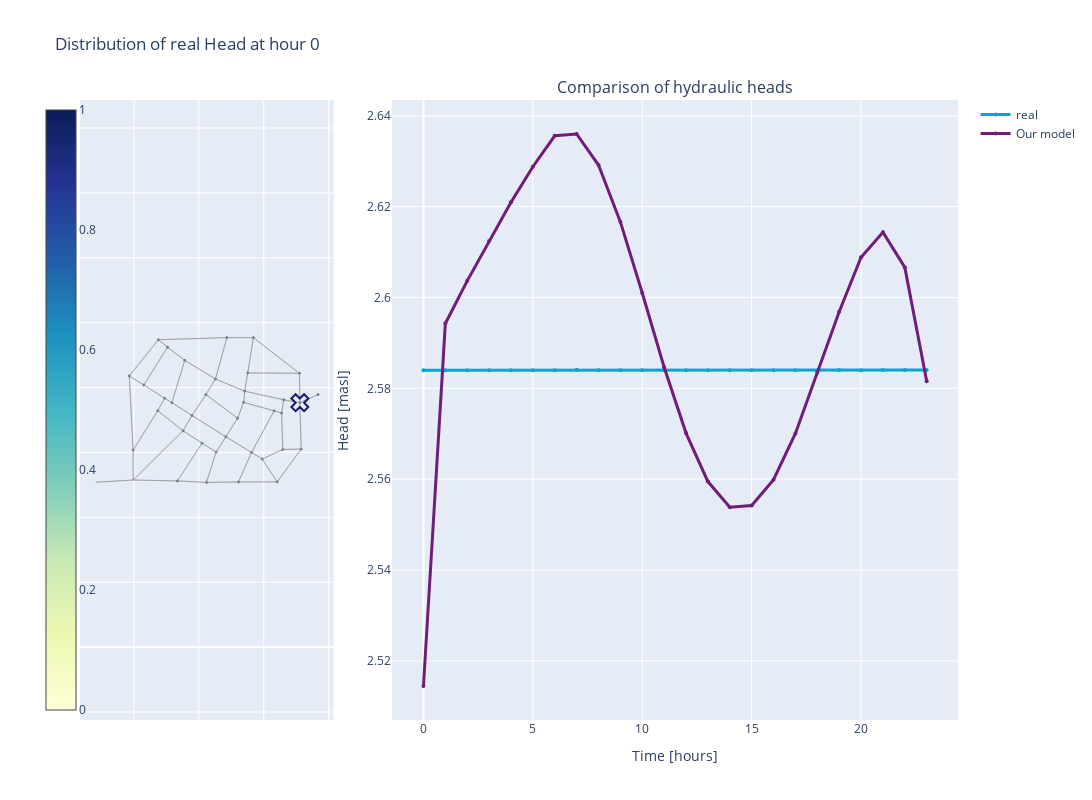

Source (notebook cell):
### Code cell
from utils.Dashboard import Dashboard
from IPython.display import display

_,_,_, pred, real, time = testing(model, val_loader)
pred = pred.reshape(-1,n_nodes)
real = real.reshape(-1,n_nodes)

# Array below is created to ensure proper indexing of the nodes when displaying
type_array = (val_database[0].node_type == 0) | (val_database[0].node_type == 2)
d = Dashboard(pd.DataFrame(real[0:24, :]),pd.DataFrame(pred[0:24, :]),to_networkx(val_dataset[0],node_attrs=['pos', 'ID']),type_array)
f = d.display_results()

for i in [0, 1, 7, 36]:
	plt.plot(real[0:24, i], label="Real")
	plt.plot(pred[0:24, i], label="Predicted")
	plt.ylabel('Head')
	plt.xlabel('Timestep')
	plt.legend()
	# wandb.log({f'Node {i}': wandb.Image(plt)})
	plt.close()

# Create a table

# Add Plotly figure as HTML file into Table
# table = wandb.Table(columns = ["Figure" + str(i)])
# with open('./my_HTML_' + str(i) + '.html', 'r', encoding='utf-8') as file:
# 	html_content = file.read()
# table.add_data(wandb.Html(html_content))
display(f)
# wandb.finish()

### Figure 1 — Plotly figure (JSON) as saved in the notebook; plotly's stock layout.template omitted (floating-point values rounded to 4 significant figures; data arrays with more than 128 entries replaced by an {"elided": "..."} marker saying what was removed)
{"data": [{"hovertemplate": "%{text}", "marker": {"cmax": 1, "cmin": 0, "color": [2.584, 2.527, 2.439, 2.362, 2.235, 2.56, 0, 2.696, 2.65, 2.508, 2.469, 2.375, 2.304, 2.378, 2.452, 2.521, 2.631, 2.503, 2.399, 2.396, 2.387, 2.484, 2.513, 2.733, 2.53, 2.443, 2.486, 2.632, 2.545, 2.51, 2.526, 2.51, 2.542, 2.55, 2.606, 2.64, 3.336], "colorbar": {"ticklabelposition": "outside", "x": -0.05}, "colorscale": [[0, "rgb(255,255,217)"], [0.125, "rgb(237,248,177)"], [0.25, "rgb(199,233,180)"], [0.375, "rgb(127,205,187)"], [0.5, "rgb(65,182,196)"], [0.625, "rgb(29,145,192)"], [0.75, "rgb(34,94,168)"], [0.875, "rgb(37,52,148)"], [1, "rgb(8,29,88)"]], "line": {"color": "DarkSlateGrey", "width": 1}, "showscale": true, "size": [2.584, 2.527, 2.439, 2.362, 2.235, 2.56, 0, 2.696, 2.65, 2.508, 2.469, 2.375, 2.304, 2.378, 2.452, 2.521, 2.631, 2.503, 2.399, 2.396, 2.387, 2.484, 2.513, 2.733, 2.53, 2.443, 2.486, 2.632, 2.545, 2.51, 2.526, 2.51, 2.542, 2.55, 2.606, 2.64, 3.336], "sizemin": 1, "sizeref": 1.668}, "mode": "markers", "name": "coordinates", "showlegend": false, "text": ["<b><br> Node ID: </b> 1 <br> <b>Value:</b> 2.58", "<b><br> Node ID: </b> 2 <br> <b>Value:</b> 2.53", "<b><br> Node ID: </b> 3 <br> <b>Value:</b> 2.44", "<b><br> Node ID: </b> 4 <br> <b>Value:</b> 2.36", "<b><br> Node ID: </b> 5 <br> <b>Value:</b> 2.24", "<b><br> Node ID: </b> 6 <br> <b>Value:</b> 2.56", "<b><br> Node ID: </b> 7 <br> <b>Value:</b> 0.00", "<b><br> Node ID: </b> 8 <br> <b>Value:</b> 2.70", "<b><br> Node ID: </b> 9 <br> <b>Value:</b> 2.65", "<b><br> Node ID: </b> 10 <br> <b>Value:</b> 2.51", "<b><br> Node ID: </b> 11 <br> <b>Value:</b> 2.47", "<b><br> Node ID: </b> 12 <br> <b>Value:</b> 2.37", "<b><br> Node ID: </b> 13 <br> <b>Value:</b> 2.30", "<b><br> Node ID: </b> 14 <br> <b>Value:</b> 2.38", "<b><br> Node ID: </b> 15 <br> <b>Value:</b> 2.45", "<b><br> Node ID: </b> 16 <br> <b>Value:</b> 2.52", "<b><br> Node ID: </b> 17 <br> <b>Value:</b> 2.63", "<b><br> Node ID: </b> 18 <br> <b>Value:</b> 2.50", "<b><br> Node ID: </b> 19 <br> <b>Value:</b> 2.40", "<b><br> Node ID: </b> 20 <br> <b>Value:</b> 2.40", "<b><br> Node ID: </b> 21 <br> <b>Value:</b> 2.39", "<b><br> Node ID: </b> 22 <br> <b>Value:</b> 2.48", "<b><br> Node ID: </b> 23 <br> <b>Value:</b> 2.51", "<b><br> Node ID: </b> 24 <br> <b>Value:</b> 2.73", "<b><br> Node ID: </b> 25 <br> <b>Value:</b> 2.53", "<b><br> Node ID: </b> 26 <br> <b>Value:</b> 2.44", "<b><br> Node ID: </b> 27 <br> <b>Value:</b> 2.49", "<b><br> Node ID: </b> 28 <br> <b>Value:</b> 2.63", "<b><br> Node ID: </b> 29 <br> <b>Value:</b> 2.54", "<b><br> Node ID: </b> 30 <br> <b>Value:</b> 2.51", "<b><br> Node ID: </b> 31 <br> <b>Value:</b> 2.53", "<b><br> Node ID: </b> 32 <br> <b>Value:</b> 2.51", "<b><br> Node ID: </b> 33 <br> <b>Value:</b> 2.54", "<b><br> Node ID: </b> 34 <br> <b>Value:</b> 2.55", "<b><br> Node ID: </b> 35 <br> <b>Value:</b> 2.61", "<b><br> Node ID: </b> 36 <br> <b>Value:</b> 2.64", "<b><br> Node ID: </b> 37 <br> <b>Value:</b> nan", "<b><br> Node ID: </b> 38 <br> <b>Value:</b> 3.34"], "type": "scatter", "uid": "9c8c51f4-3ede-4d59-b216-ad07967a790a", "x": [7112.0, 5680.0, 4862.0, 2751.0, 1853.0, 1974.0, 1974.0, 4235.0, 6412.0, 5413.0, 4511.0, 3034.0, 2302.0, 2945.0, 3786.0, 4830.0, 7100.0, 5506.0, 3564.0, 3167.0, 2731.0, 3511.0, 4098.0, 3337.0, 4531.0, 4215.0, 5194.0, 5218.0, 5623.0, 5951.0, 6614.0, 5380.0, 6319.0, 6549.0, 6586.0, 7152.0, 7670.0, 818.4], "xaxis": "x", "y": [7532.0, 9539.0, 9539.0, 9474.0, 8358.0, 6076.0, 5150.0, 5077.0, 5093.0, 7888.0, 8265.0, 9244.0, 8078.0, 7670.0, 7140.0, 6481.0, 8439.0, 8451.0, 8839, 7532.0, 7286.0, 6667.0, 6286.0, 5121.0, 6011.0, 7783.0, 7055.0, 5089, 5999.0, 5797.0, 7621.0, 7544.0, 7282.0, 7213.0, 6092.0, 6104.0, 7783.0, 5080.0], "yaxis": "y"}, {"line": {"width": 3}, "marker": {"color": "#00A6D6", "size": 4}, "mode": "lines+markers", "name": "real", "type": "scatter", "uid": "6ab8b9f7-4728-4bfe-8a96-446a6b626ec5", "x": [0, 1, 2, 3, 4, 5, 6, 7, 8, 9, 10, 11, 12, 13, 14, 15, 16, 17, 18, 19, 20, 21, 22, 23], "xaxis": "x2", "y": [2.584, 2.584, 2.584, 2.584, 2.584, 2.584, 2.584, 2.584, 2.584, 2.584, 2.584, 2.584, 2.584, 2.584, 2.584, 2.584, 2.584, 2.584, 2.584, 2.584, 2.584, 2.584, 2.584, 2.584], "yaxis": "y2"}, {"line": {"width": 3}, "marker": {"color": "#6F1D77", "size": 4}, "mode": "lines+markers", "name": "Our model", "type": "scatter", "uid": "e9d3d864-b679-495b-b973-1e4046b6c5eb", "x": [0, 1, 2, 3, 4, 5, 6, 7, 8, 9, 10, 11, 12, 13, 14, 15, 16, 17, 18, 19, 20, 21, 22, 23], "xaxis": "x2", "y": [2.514, 2.594, 2.604, 2.612, 2.621, 2.629, 2.636, 2.636, 2.629, 2.617, 2.601, 2.585, 2.57, 2.559, 2.554, 2.554, 2.56, 2.57, 2.583, 2.597, 2.609, 2.614, 2.607, 2.582], "yaxis": "y2"}, {"hoverinfo": "none", "line": {"color": "#888", "width": 0.5}, "mode": "lines", "showlegend": false, "type": "scatter", "uid": "8fd757c6-a44b-4de3-849f-bce88637f268", "x": {"elided": "354 float values"}, "xaxis": "x", "y": {"elided": "354 float values"}, "yaxis": "y"}, {"marker": {"color": "midnightblue", "line": {"width": 2}, "size": 15, "symbol": "x-open"}, "showlegend": false, "type": "scatter", "uid": "0775d052-a580-44a2-91e4-c8190222d33c", "x": [7112.0], "xaxis": "x", "y": [7532.0], "yaxis": "y"}], "layout": {"annotations": [{"font": {"size": 16}, "showarrow": false, "text": " ", "x": 0.1444, "xanchor": "center", "xref": "paper", "y": 1, "yanchor": "bottom", "yref": "paper"}, {"font": {"size": 16}, "showarrow": false, "text": "Comparison of hydraulic heads", "x": 0.6778, "xanchor": "center", "xref": "paper", "y": 1, "yanchor": "bottom", "yref": "paper"}], "height": 800, "title": {"text": "Distribution of real Head at hour 0"}, "width": 1600, "xaxis": {"anchor": "y", "domain": [0, 0.2889], "showticklabels": false}, "xaxis2": {"anchor": "y2", "domain": [0.3556, 1], "title": {"text": "Time [hours]"}}, "yaxis": {"anchor": "x", "domain": [0, 1], "scaleanchor": "x", "scaleratio": 1, "showticklabels": false}, "yaxis2": {"anchor": "x2", "domain": [0, 1], "title": {"text": "Head [masl]"}}}}
